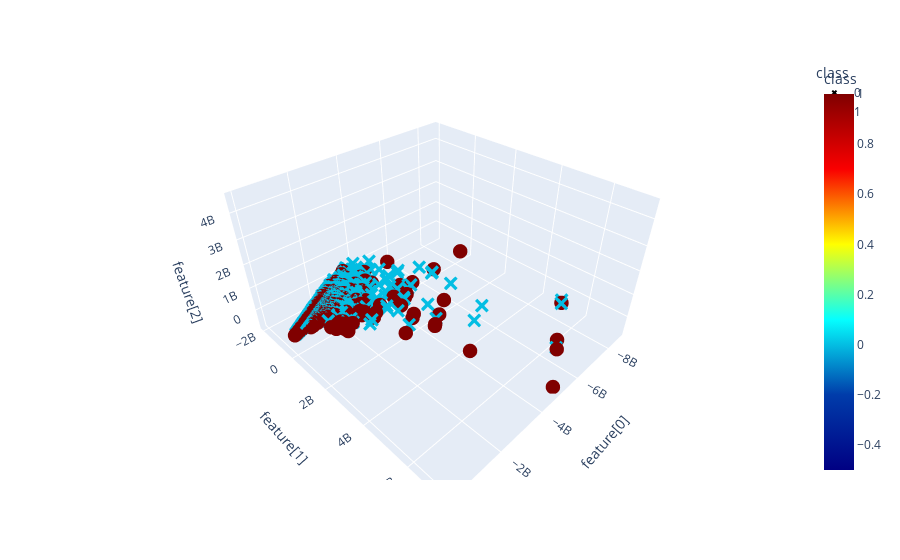

Notebook source saved alongside this figure:
### Code cell
run_analysis_pipeline('features_256_full_mask.csv')

### Figure 1 — Plotly figure (JSON) as saved in the notebook; plotly's stock layout.template omitted (floating-point values rounded to 4 significant figures; data arrays with more than 128 entries replaced by an {"elided": "..."} marker saying what was removed)
{"data": [{"hovertemplate": "class=%{marker.color}<br>feature[0]=%{x}<br>feature[1]=%{y}<br>feature[2]=%{z}<extra></extra>", "legendgroup": "0", "marker": {"color": {"elided": "1397 int values"}, "coloraxis": "coloraxis", "size": 5, "symbol": "x"}, "mode": "markers", "name": "0", "scene": "scene", "showlegend": true, "type": "scatter3d", "x": {"elided": "1397 float values"}, "y": {"elided": "1397 float values"}, "z": {"elided": "1397 float values"}}, {"hovertemplate": "class=%{marker.color}<br>feature[0]=%{x}<br>feature[1]=%{y}<br>feature[2]=%{z}<extra></extra>", "legendgroup": "1", "marker": {"color": {"elided": "1397 int values"}, "coloraxis": "coloraxis", "size": 5, "symbol": "circle"}, "mode": "markers", "name": "1", "scene": "scene", "showlegend": true, "type": "scatter3d", "x": {"elided": "1397 float values"}, "y": {"elided": "1397 float values"}, "z": {"elided": "1397 float values"}}], "layout": {"coloraxis": {"colorbar": {"title": {"text": "class"}}, "colorscale": [[0, "rgb(0,0,131)"], [0.2, "rgb(0,60,170)"], [0.4, "rgb(5,255,255)"], [0.6, "rgb(255,255,0)"], [0.8, "rgb(250,0,0)"], [1, "rgb(128,0,0)"]]}, "legend": {"title": {"text": "class"}, "tracegroupgap": 0}, "margin": {"t": 60}, "scene": {"domain": {"x": [0, 1], "y": [0, 1]}, "xaxis": {"title": {"text": "feature[0]"}}, "yaxis": {"title": {"text": "feature[1]"}}, "zaxis": {"title": {"text": "feature[2]"}}}}}
